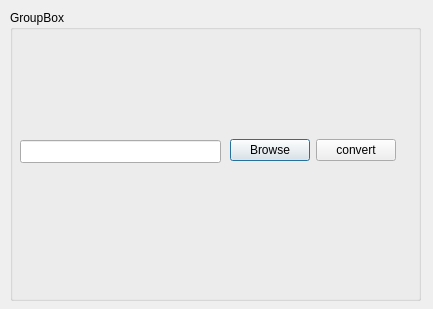
<?xml version="1.0" encoding="UTF-8"?>
<ui version="4.0">
 <class>Dialog</class>
 <widget class="QDialog" name="Dialog">
  <property name="geometry">
   <rect>
    <x>0</x>
    <y>0</y>
    <width>433</width>
    <height>309</height>
   </rect>
  </property>
  <property name="windowTitle">
   <string>Dialog</string>
  </property>
  <widget class="QGroupBox" name="groupBox">
   <property name="geometry">
    <rect>
     <x>10</x>
     <y>10</y>
     <width>411</width>
     <height>291</height>
    </rect>
   </property>
   <property name="title">
    <string>GroupBox</string>
   </property>
   <widget class="QLineEdit" name="filename">
    <property name="geometry">
     <rect>
      <x>10</x>
      <y>130</y>
      <width>201</width>
      <height>23</height>
     </rect>
    </property>
   </widget>
   <widget class="QWidget" name="horizontalLayoutWidget">
    <property name="geometry">
     <rect>
      <x>220</x>
      <y>100</y>
      <width>174</width>
      <height>80</height>
     </rect>
    </property>
    <layout class="QHBoxLayout" name="horizontalLayout">
     <item>
      <widget class="QPushButton" name="browse">
       <property name="text">
        <string>Browse</string>
       </property>
      </widget>
     </item>
     <item>
      <widget class="QPushButton" name="convert">
       <property name="text">
        <string>convert</string>
       </property>
      </widget>
     </item>
     <item>
      <spacer name="horizontalSpacer">
       <property name="orientation">
        <enum>Qt::Horizontal</enum>
       </property>
       <property name="sizeHint" stdset="0">
        <size>
         <width>40</width>
         <height>20</height>
        </size>
       </property>
      </spacer>
     </item>
    </layout>
   </widget>
  </widget>
 </widget>
 <resources/>
 <connections/>
</ui>
